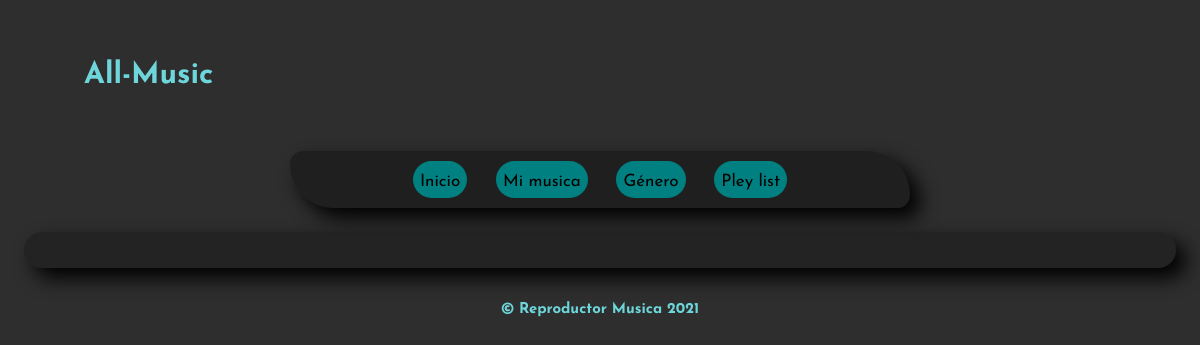
Before: /gener/ with the older database file.
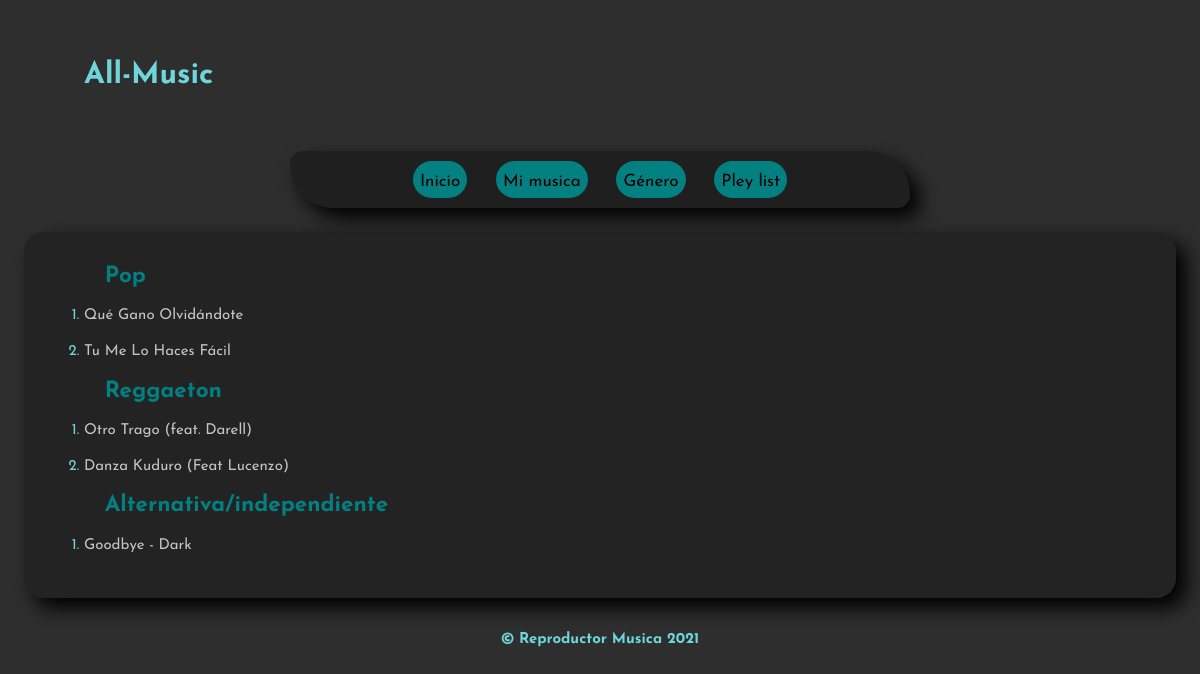
After: the same page with the newer database file.
### ReproductorDeMusicaApp/models.py (models this page shows, shortened)
class Genero(models.Model):
    nombre_genero= models.CharField(max_length=100)
    class Meta:
        verbose_name='Genero'
        verbose_name_plural='Generos'

class LisaMusica(models.Model):
    nombre_cancion= models.CharField(max_length=100)
    url_musica= models.CharField(max_length=200)
    imagen= models.ImageField(upload_to='imgMusica')
    categoria = models.CharField(null=True, max_length=100)
    genero = models.ForeignKey(Genero, on_delete=models.CASCADE, null=True)
    class Meta:
        verbose_name='LisaMusica'
        verbose_name_plural='LisasMusicas'

### ReproductorDeMusicaApp/views.py (the view)
# urls.py: path('gener/', genero, name= 'genero' ),
def genero(request):
    list_genero = Genero.objects.all()
    lista_musica = LisaMusica.objects.all()
    return render(request, "Genero.html", {"list_genero":list_genero,'li_musica':lista_musica,})

### ReproductorDeMusicaApp/templates/Genero.html (shortened to what this page needs)
<!DOCTYPE html>
<html>
    <head>
        {% load static %}
        <link rel="stylesheet" href="{% static 'stilos.css' %}">
    </head>
   <body>
            <header>
                <h1>All-Music</h1>
            </header>
            <nav class="nav_reproductor">
                <ul>
                    <li><a href="{% url 'home' %}">Inicio</a> </li>
                    <li><a href="">Mi musica</a> </li>
                    <li><a href="">Género</a> </li>
                    <li><a href="">Pley list</a> </li>
                </ul>
            </nav>
            <section class="section_genero">
                {% for genero_li  in list_genero %}
                <h2> <a class="titulo_genero" href="{% url 'porGenero' genero_li.id %}">{{genero_li.nombre_genero}}</a></h2>
                        <ol>
                    {% for musica  in li_musica %}
                        {% if musica.genero_id == genero_li.id %}
                            <li><a class="li-Musica" href="{% url 'reproductor' musica.id %}"> {{musica.nombre_cancion}}</a> </li>
                          {% endif %}
                    {% endfor %}
                        </ol>
                {% endfor %}
            </section>
<div class="pie_pagina">
     <footer>
        <h4>&copy; Reproductor Musica 2021</h4>
    </footer>
</div>
</body>
</html>

Changed rows visible on the page:
added Genero: nombre_genero "Pop"
added LisaMusica: nombre_cancion "Qué Gano Olvidándote", shown under "Pop"
added LisaMusica: nombre_cancion "Tu Me Lo Haces Fácil", shown under "Pop"
added Genero: nombre_genero "Reggaeton"
added LisaMusica: nombre_cancion "Otro Trago (feat. Darell)", shown under "Reggaeton"
added LisaMusica: nombre_cancion "Danza Kuduro (Feat Lucenzo)", shown under "Reggaeton"
added Genero: nombre_genero "Alternativa/independiente"
added LisaMusica: nombre_cancion "Goodbye - Dark", shown under "Alternativa/independiente"
